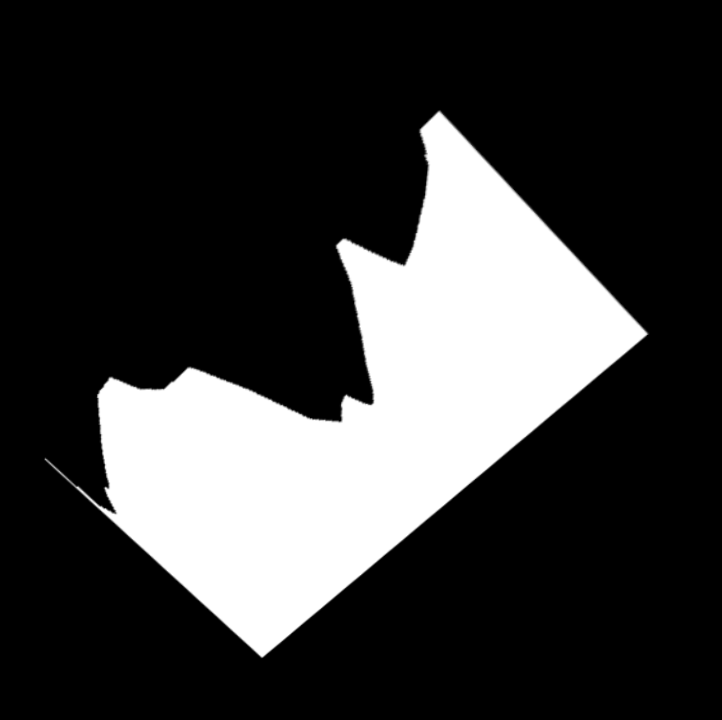
#> input picture data/proj1_daneB/set7/0.png, 722 x 720 px; its folder holds only this picture in this run; the run also reads 2 pictures not shown here
$ jupyter execute --allow-errors main.ipynb
#> lines starting #> are read from the running program, lines starting #| are printed output that depends on the picture; after the words box and inside, x2 and y2 are one past the last pixel; in counts of white or black regions, pixels touching at a corner belong together
[cell 1]
import sys
import os
import glob
from pathlib import Path
from skimage import io
from matplotlib import pyplot as plt
from skimage.transform import resize, rotate
from skimage import color
from skimage.morphology import closing, opening, disk, square
from skimage.transform import probabilistic_hough_line
from skimage.feature import canny
import math
import numpy as np
from skimage.feature import corner_harris, corner_subpix, corner_peaks
from skimage.filters import threshold_otsu
from skimage.util import img_as_bool, img_as_ubyte

# tymczasowe importy do testów
from skimage.measure import find_contours, approximate_polygon, regionprops, label
from skimage.color import label2rgb
from skimage.draw import circle_perimeter, rectangle_perimeter, circle, line
from matplotlib import cm

[cell 2]
# util
def get_line_length(point1, point2):
    return math.pow((point1[0]-point2[0])**2 + (point1[1]-point2[1])**2 , 0.5)

def get_angle_of_line(line):
    (point1, point2) = line
    angle = math.atan2(point2[1] - point1[1], point2[0] - point1[0]) * 180 / np.pi
    return angle #if angle >= 0 else 180+angle

def compare_2_numbers_with_range(n1, n2, range=3):
    difference = abs(n1-n2)
    return difference <= range

# [4 lines left out: function compare_2_points_with_range, not called in this run]

def clamp(n, smallest, largest):
    return max(smallest, min(n, largest))

def get_white_to_black_ratio_in_array(pixels_array):
    white_pixel_count = 0
    black_pixel_count = 0

    unique_values, counts = np.unique(pixels_array, return_counts=True)
    unique_counts_dict = dict(zip(unique_values, counts))

    if False in unique_counts_dict:
        black_pixel_count = unique_counts_dict[False]
    if True in unique_counts_dict:
        white_pixel_count = unique_counts_dict[True]


    ratio = white_pixel_count/(white_pixel_count + black_pixel_count)
    return ratio

[cell 3]
# image operation
LEFT_RIGHT_SPACE = 0
def slice_image_in_radius(image, point, radius):
    (height, width) = point
    height = int(height)
    width = int(width)
    (image_height, image_width) = image.shape


    point_height_in_sliced_image = radius+1
    point_width_in_sliced_image = radius+1
    if height-radius < 0 :
        point_height_in_sliced_image = radius - (radius-height)
    if width-radius < 0:
        point_width_in_sliced_image = radius - (radius-width)
    middle_point = (point_height_in_sliced_image, point_width_in_sliced_image)

    right_width_min = clamp(width-radius-1, 0, image_width)
    right_width_max = clamp(width+radius+1, 0, image_width)
    right_height_min = clamp(height-radius-1, 0, image_height)
    right_height_max = clamp(height+radius+1, 0, image_height)
    slice_of_image = image[right_height_min:right_height_max, right_width_min:right_width_max]
    return slice_of_image, middle_point

def rotate_image(image, angle, baseline):
    baseline = [(el[1],el[0]) for el in baseline]
    is_baseline_top = True
    is_baseline_left = True

    (image_height, image_width) = image.shape
    (base_point1, base_point2) = baseline

    baseline_avg_height = (base_point1[0]+base_point2[0])/2
    baseline_avg_width = (base_point1[1]+base_point2[1])/2
    if baseline_avg_height <= image_height/2:
        is_baseline_top = True
    else:
        is_baseline_top = False

    if baseline_avg_width <= image_width/2:
        is_baseline_left = True
    else:
        is_baseline_left = False

    if angle >= 0:
        if not is_baseline_left:
            return img_as_bool(rotate(image, 180+angle, resize=True))
        else:
            return img_as_bool(rotate(image, angle, resize=True))

    if angle < 0:
        if is_baseline_left:
            return img_as_bool(rotate(image, 180+angle, resize=True))
        else:
            return img_as_bool(rotate(image, angle, resize=True))


def max_height_and_width_from_images(images):
    max_height, max_width = images[0].shape
    for image in images:
        if image.shape[0] > max_height:
            max_height = image.shape[0]
        if image.shape[1] > max_width:
            max_width = image.shape[1]
    return max_height, max_width

# [8 lines left out: function min_height_and_width_from_images, not called in this run]

def resize_image(image, max_height, max_width):
    scale = max_width/image.shape[1]
    new_shape = (int(image.shape[0]*scale), int(image.shape[1]*scale))
    image_resized = (resize(img_as_ubyte(image), new_shape))
    image_resized = threshold_image(image_resized)

    return image_resized


def cut_image_sides(image):
#     image = add_black_border_to_image(image, width_of_border=30)
    label_img, num = label(image, connectivity=2, return_num=True, background=0)
    region_props = regionprops(label_img)
    biggest_region = region_props[0]
    for region in region_props:
        if region.area > biggest_region.area:
            biggest_region = region

    image_cut = image[biggest_region.bbox[0]:biggest_region.bbox[2],biggest_region.bbox[1]-LEFT_RIGHT_SPACE:biggest_region.bbox[3]+LEFT_RIGHT_SPACE]
    return image_cut

def threshold_image(image):
    thresh = threshold_otsu(image)
    thresholded = image > thresh
#     cleared = clear_border(thresholded)
    return thresholded

def open_close_image(image):
    image = opening(closing(image, disk(5)), disk(5))


# [20 lines of commented-out code are left out]
    return image

def add_black_border_to_image(image, width_of_border=30):
    (h, w) = image.shape
    new_image_left_border = np.zeros((h,w+width_of_border))
    new_image_left_border[:,width_of_border:] = image
    image = new_image_left_border

    (h, w) = image.shape
    new_image_right_border = np.zeros((h,w+width_of_border))
    new_image_right_border[:,:-width_of_border] = image
    image = new_image_right_border

    (h, w) = image.shape
    new_image_bot_border = np.zeros((h+width_of_border,w))
    new_image_bot_border[:-width_of_border,:] = image
    image = new_image_bot_border

    (h, w) = image.shape
    new_image_top_border = np.zeros((h+width_of_border,w))
    new_image_top_border[width_of_border:,:] = image
    image = new_image_top_border
    return image

def rotate_image_if_wrong_orientation(image):
    # dodatkowe sprawdzenie czy nie jest do góry nogami
    n_of_pixels_top_bot = int(image.shape[0]*0.1)
    n_of_pixels_left_right = int(image.shape[1]*0.1)

    white_black_ratio_top = get_white_to_black_ratio_in_array(image[:n_of_pixels_top_bot, :])
    white_black_ratio_down = get_white_to_black_ratio_in_array(image[-n_of_pixels_top_bot:, :])
    counter = 0
#     print("white_black_ratio_top: ", white_black_ratio_top)
#     print("white_black_ratio_down: ", white_black_ratio_down)
    while (white_black_ratio_top > 0.3 or white_black_ratio_down < 0.9) and counter < 4:
        counter +=1
        image = img_as_bool(rotate(image, 90, resize=True))
        white_black_ratio_top = get_white_to_black_ratio_in_array(image[:n_of_pixels_top_bot, :])
        white_black_ratio_down = get_white_to_black_ratio_in_array(image[-n_of_pixels_top_bot:, :])
# [35 lines of commented-out code are left out]

    return image

[cell 4]
# v1
# wersja używa najdłuższej linii w figurze jako podstawy, nie zawsze będzie działało dla późniejszych przykałdów
# [40 lines left out: functions rotate_scale_and_cut_image_v1, get_angle_to_rotate_image_based_on_longest_line, not called in this run]

[cell 5]
# v3
# wersja wycina kawałki na około wykrytych punktów i na tej podstawie szuka katów prostych i podstawy
# [165 lines left out: functions rotate_scale_and_cut_image_v3, get_points_with_right_angle_using_angles_of_lines, check_if_perpendicular_lines, get_list_of_different_angles_in_image, check_if_it_is_right_angle_using_angles_of_lines, find_furthest_point_in_list and 2 more, not called in this run]

[cell 6]
# v5

# sprawdza wykryte po kolei kąty w wielokącie i szuka dwóch prostych obok siebie
# [51 lines left out: functions rotate_scale_and_cut_image_v5, get_points_with_right_angle_using_order_of_angles, find_corners, not called in this run]

def check_if_it_is_right_angle_using_hough(image, point, radius=10):
    slice_of_image, _ = slice_image_in_radius(image, point, radius)
    list_of_angles = get_list_of_different_angles_in_image_using_hough(image=slice_of_image, radius=10)
    points = corner_peaks(corner_harris(slice_of_image), min_distance=10)
    if len(points) > 0:
        point = points[0]

# [5 lines of commented-out code are left out]
    if len(list_of_angles) == 2 and (compare_2_numbers_with_range(90, abs(list_of_angles[0]-list_of_angles[1]), range=10) or compare_2_numbers_with_range(270, abs(list_of_angles[0]-list_of_angles[1]), range=10)) :
#         print("TRUE")
#         print("=================")
        return True, point
    else:
#         print("FALSE")
#         print("=================")
        return False, point

# [44 lines left out: functions get_list_of_different_angles_in_image_using_hough, get_points_at_the_base, not called in this run]

[cell 7]
# v6
# sprawdza wykryte po kolei kąty w wielokącie i szuka dwóch dających sumę 180 lub o równych kątach, ale z przedziału 70-110
def rotate_scale_and_cut_image_v6(image, image_path, max_height, max_width):
    image_org = image.copy()
    image = add_black_border_to_image(image, width_of_border=30)
    counter_of_tries = 0
    baselines = list()
#     while counter_of_tries < 5:
    possible_baseline_points, angles_of_points = get_points_and_angles_in_image(image)
    baseline = get_points_at_the_base_multi(possible_baseline_points, angles_of_points) # todo, zwróci NONE
#         counter_of_tries += 1
#         if baseline is not None:
#             baselines.append(baseline)
    min_length = image.shape[0] if image.shape[0] >= image.shape[1] else image.shape[1]

# [6 lines of commented-out code are left out]
    if baseline is None or get_line_length(baseline[0], baseline[1]) < min_length/5:
        print('Nie znaleziono podstawy dla obrazka z użyciem v6: {0}'.format(image_path))
        image = threshold_image(image)
        angle, baseline = get_angle_to_rotate_image_based_on_longest_line(image)
        baseline = [(el[1],el[0]) for el in baseline]
#         return rotate_scale_and_cut_image_v1(image, image_path, max_height, max_width) #todo

    baseline = [(el[1],el[0]) for el in baseline]

    angle = get_angle_of_line(baseline)
    image = rotate_image(image, angle, baseline)
    image = cut_image_sides(image)
    image = resize_image(image, max_height, max_width)
    image = open_close_image(image)
    image = rotate_image_if_wrong_orientation(image)
    return image

def get_points_and_angles_in_image(image):
    possible_baseline_points = find_corners(image)

    angles_of_points = list()
    for point in possible_baseline_points:
        angle = get_angle_of_point_using_hough(image, point)
        angles_of_points.append(angle)
#         print(point, angle)

    return possible_baseline_points, angles_of_points

def find_corners(image):
    contour = find_contours(image, level=10)[0]
    appr_pol = list(approximate_polygon(contour, tolerance=10)[:-1])
#     appr_pol = list(corner_peaks(corner_harris(image), min_distance=10))
#     appr_pol_looped = appr_pol+appr_pol[:1]
    appr_pol = np.around(np.array(appr_pol))
    appr_pol = corner_subpix(image, appr_pol, window_size=50)
    appr_pol = appr_pol[~np.isnan(appr_pol).any(axis=1)]
    appr_pol = list(appr_pol)
    appr_pol = appr_pol+appr_pol[:1]
    return appr_pol

def get_angle_of_point_using_hough(image, point):
    slice_of_image, _ = slice_image_in_radius(image, point, radius=50)
    slice_of_image = opening(slice_of_image, square(1))
    list_of_angles = get_list_of_different_angles_in_image_using_hough(image=slice_of_image)
#     points = corner_peaks(corner_harris(slice_of_image), min_distance=10)
#     if len(points) > 0:
#         point = points[0]
    if len(list_of_angles) == 2:
        angle_between_lines = abs(list_of_angles[0]-list_of_angles[1])
        return  angle_between_lines

    return None

def get_list_of_different_angles_in_image_using_hough(image):
    edges = canny(image)
    lines = probabilistic_hough_line(edges,
                                     threshold=10,
                                     line_length=10,
                                     line_gap=1)
    list_of_angles = [get_angle_of_line(line) for line in lines]
    list_of_angles_no_duplicates = list()
#     print(len(lines))

    for angle in list_of_angles:
        add = True
        for added_angle in list_of_angles_no_duplicates:
            if compare_2_numbers_with_range(added_angle, angle, 5):
                add = False
        if add:
            list_of_angles_no_duplicates.append(angle)

    # np. kąty -176 i 180 są obok siebie, zależą od zwrotu, to samo z kątem 90
    # tutaj usuwamy takie przypadki, żeby mieć na penwo różne kąty
    exists_90 = False
    exists_180 = False
    modified_list_of_angles = list()
    for angle in list_of_angles_no_duplicates:
        if compare_2_numbers_with_range(90, abs(angle), 10):
            if exists_90 == False:
                exists_90 = True
                modified_list_of_angles.append(angle)
        elif compare_2_numbers_with_range(180, abs(angle), 10):
            if exists_180 == False:
                exists_180 = True
                modified_list_of_angles.append(angle)
        else:
            modified_list_of_angles.append(angle)

    return modified_list_of_angles

# [20 lines left out: function get_points_at_the_base, not called in this run]

def get_points_at_the_base_multi(list_of_points, angles_of_points):
    result = list()
#     print("list_of_points: ", np.array(list_of_points))
#     print("angles_of_points: ", np.array(angles_of_points))
    last_angle = None
    for i, angle in enumerate(angles_of_points):
        if last_angle is None:
            last_angle = angle
            continue
        if angle is None:
            last_angle = None
            continue
#         print((list_of_points[i-1], list_of_points[i]))
#         print(last_angle, angle)
        is_sum_180 = compare_2_numbers_with_range(last_angle + angle, 180, range=20)
        same_angles = compare_2_numbers_with_range(last_angle, angle, range=10)
        if is_sum_180 or (same_angles and angle > 70 and angle < 110):
#             print("tak")
            result.append((list_of_points[i-1], list_of_points[i]))
        last_angle = angle

#     print("result")
#     print(result)
#     print("================")
    if len(result) == 0:
        return None
    # szukanie najdłuższej linii jako podstawy
    max_length = get_line_length(result[0][0], result[0][1])
    result_line = result[0]
    for line in result:
        temp_length = get_line_length(line[0], line[1])
        if temp_length > max_length:
            max_length = temp_length
            result_line = line


    return result_line

### TESTOWE NARZĘDZIA ###

[cell 8]
# pełne testy wszystkich zbiorów
from pathlib import Path
# [17 lines of commented-out code are left out]


n_of_sets = 2
for n in range(7, n_of_sets+7):
    set_source_path = Path("./../data/proj1_daneB/set"+ str(n))
    set_result_path = Path("./../data/proj1_daneB_wyniki/set"+ str(n))
    Path(set_result_path).mkdir(parents=True, exist_ok=True)

    images_paths = glob.glob(os.path.join(set_source_path, '*.png'))
    images = [io.imread(image_path) for image_path in images_paths]
#> images = 1 item
    min_height, min_width = max_height_and_width_from_images(images)
#> the loop in max_height_and_width_from_images, `for image in images:` made 1 pass
#> after the loop in max_height_and_width_from_images, `for image in images:`: max_height = 720; max_width = 722
#> min_height = 720; min_width = 722
    processed_images = list()
    for i, image in enumerate(images):
        _, filename = os.path.split(images_paths[i])

        processed_image = rotate_scale_and_cut_image_v6(image, images_paths[i], min_height, min_width)

        save_path = os.path.join(os.path.join(set_result_path, filename))
        io.imsave(save_path, arr=img_as_ubyte(processed_image))
#> this loop made 1 pass
#> (filename, counter_of_tries in rotate_scale_and_cut_image_v6) on pass 1: ('0.png', 0)
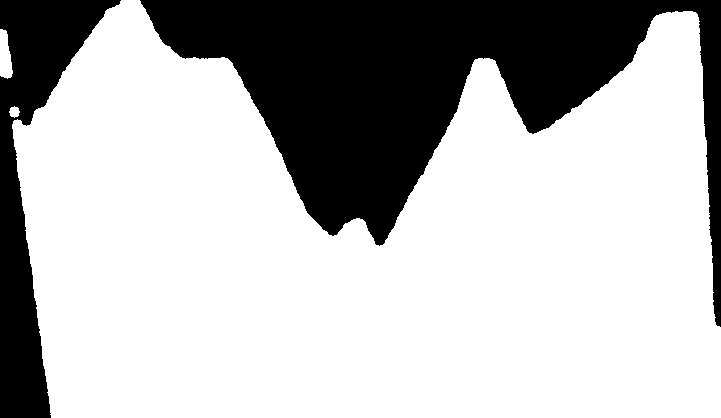
#> processed_image: shape (418, 721) bool; 71.8% white; 2 black regions, box (x1, y1, x2, y2) and area: (140, 0, 721, 327) 67448, (0, 0, 121, 418) 17529


# [6 lines of commented-out code are left out]

[cell 9]
# sprawdzanie wycinku w kącie
# path = os.path.join('D:\Dokumenty\Projekty\PIRO/project1/proj1_daneA\set1', '')
# images_paths = glob.glob(os.path.join(path, '*.png'))
# images = [io.imread(image_path) for image_path in images_paths]

img = io.imread("D:\\Dokumenty\\Projekty\\PIRO\\project1\\proj1_daneA\\set1\\17.png")
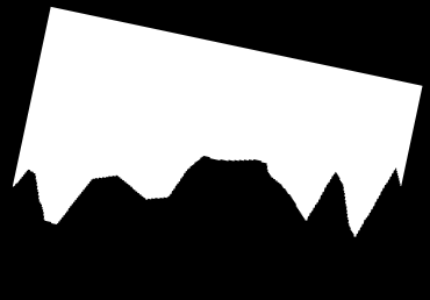
#> input picture proj1_daneA/set4/17.png, 430 x 300 px, found by its file name
#> img is the input picture: shape (300, 430); min 0, max 255, mean 108.2
img = add_black_border_to_image(img)
image = threshold_image(img)
#> in threshold_image (call 4), `thresholded = image > thresh`:
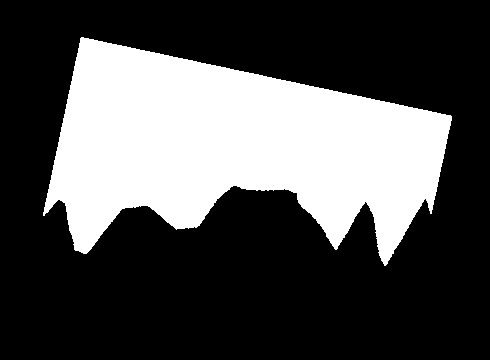
#> thresholded: shape (360, 490) bool; 31% white; 1 white region, box (x1, y1, x2, y2) and area: (43, 37, 452, 266) 54736

#> (the rest of this cell did not finish here and is left out)

print(corner_peaks(corner_harris(slice), min_distance=10))
io.imshow((canny(slice)))

[cell 10]
# test jednego obrazka
path = os.path.join('D:\Dokumenty\Projekty\PIRO/project1/data/proj1_daneA\set6', '')
images_paths = glob.glob(os.path.join(path, '*.png'))
images = [io.imread(image_path) for image_path in images_paths]

#> (the rest of this cell did not finish here and is left out)

#> (a cell that did not finish here is left out)

#> (a cell that did not finish here is left out)

#> (a cell that did not finish here is left out)

[cell 14]
# v4 - chyba się nie przyda
# wersja wycina kawałki na około wykrytych punktów i na tej podstawie szuka katów prostych i podstawy
# [69 lines left out: functions rotate_scale_and_cut_image_v4, get_baseline_using_corners_order, not called in this run]

[cell 15]
# szukanie kątów
im = io.imread("D:\\Dokumenty\\Projekty\\PIRO\\project1\\proj1_daneB\\set8\\2.png")
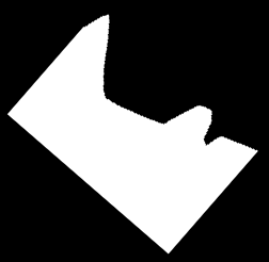
#> input picture proj1_daneA/set3/2.png, 269 x 262 px, found by its file name
#> im is the input picture: shape (262, 269); min 0, max 255, mean 84.6
im = add_black_border_to_image(im, 30)
#> in add_black_border_to_image (call 5), `new_image_right_border[:,:-width_of_border] = image`:
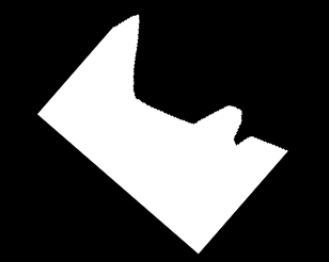
#> new_image_right_border: shape (262, 329) float64; min 0, max 255, mean 69.2
appr_pol = find_corners(im)
for point in appr_pol:
    print(point)
    print(get_angle_of_point_using_hough(im, point))
#> this loop made 9 passes
#> point on passes 1 to 8: [283.4, 198.1], [143.8, 36.86], [41.93, 137.2], [128.1, 134], [153.3, 192], [167.4, 237], [164.8, 239.2], [180.1, 287.5]
#> (printed output is left out)
#> pass 1, in get_list_of_different_angles_in_image_using_hough (call 46), `edges = canny(image)`:
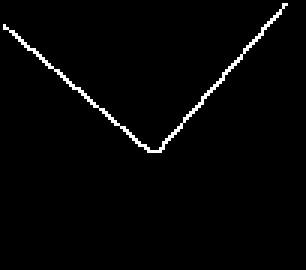
#> edges: shape (90, 102) bool (shown 3 times larger); 1.9% white in thin lines or dots, all inside (x1, y1, x2, y2) = (1, 1, 96, 51)
#> pass 2, in get_list_of_different_angles_in_image_using_hough (call 47), `edges = canny(image)`:
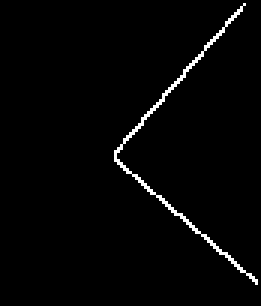
#> edges: shape (102, 87) bool (shown 3 times larger); 2% white in thin lines or dots, all inside (x1, y1, x2, y2) = (38, 1, 86, 95)
# print(np.array(appr_pol))
im = color.gray2rgb(im)
#> im: shape (322, 329, 3) float64
for angle in appr_pol:
    rr, cc = circle(angle[0],angle[1], 3)
    im[rr, cc] = [255,0,0]
#> this loop made 9 passes
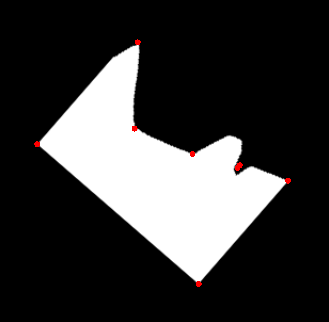
#> im: shape (322, 329, 3) float64; mean R, G, B 56.7, 56.1, 56.1

io.imshow(im)

[cell 16]
path = os.path.join('D:\Dokumenty\Projekty\PIRO/project1/proj1_daneB\set8', '')
images_paths = glob.glob(os.path.join(path, '*.png'))
images = [io.imread(image_path) for image_path in images_paths]
images = images
fig = plt.figure(figsize=(50,50))
columns = 5
rows = (len(images)/columns)+1
#> (the rest of this cell did not finish here and is left out)

[cell 17]
image = io.imread("D:\\Dokumenty\\Projekty\\PIRO\\project1\\proj1_daneA_wyniki\\set1\\3.png")
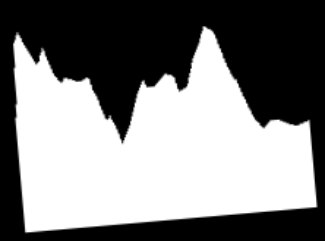
#> input picture data/proj1_daneAB/set1/3.png, 325 x 241 px, found by its file name
#> image is the input picture: shape (241, 325); min 0, max 255, mean 127
io.imshow(canny(image))
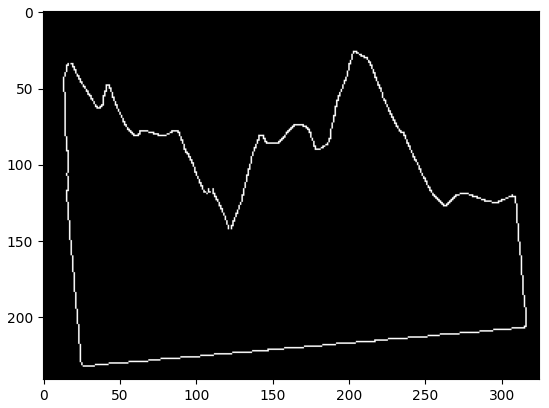
#> figure drawn by matplotlib, 1 panel

[cell 18]
# img = io.imread("D:\\Dokumenty\\Projekty\\PIRO\\project1\\proj1_daneA\\set1\\14.png")
# f, edges = check_if_it_is_right_angle_using_hough(img, (149, 245), radius=20)
# # im = color.rgb2gray(im)
# # slice, _ = slice_image_in_radius(im, (315.75212263, 107.31450833), 20)
# # angles = get_list_of_different_angles_in_image_using_hough(image=im, radius=20)
# # print(angles)
# io.imshow(img)

[cell 19]
import numpy as np
l = [12,2,33,2]
np.argmax(l)
# np.where(np.max(l))

[cell 20]
def compare_2_numbers_with_range(n1, n2, range=3):
    difference = abs(n1-n2)
    return difference <= range

def compare_2_lists_with_range(l1, l2, range=10):
#> called with range = 10
    n_of_same_el = 0
    for i, _ in enumerate(l1):
        if compare_2_numbers_with_range(l1[i], l2[i], range=range):
            n_of_same_el += 1
    return n_of_same_el

l1 = [1,2,3,4,5]
l2 = [10,222,12,13,555]
compare_2_lists_with_range(l1, l2)
